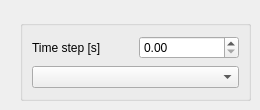
      <widget class="QWidget" name="Sim">
       <attribute name="title">
        <string>Simulation</string>
       </attribute>
       <widget class="QGroupBox" name="groupBox_15">
        <property name="geometry">
         <rect>
          <x>20</x>
          <y>20</y>
          <width>231</width>
          <height>81</height>
         </rect>
        </property>
        <property name="title">
         <string/>
        </property>
        <layout class="QVBoxLayout" name="verticalLayout_2">
         <item>
          <layout class="QHBoxLayout" name="horizontalLayout_53">
           <item>
            <widget class="QLabel" name="label_55">
             <property name="text">
              <string>Time step [s]</string>
             </property>
            </widget>
           </item>
           <item>
            <widget class="QDoubleSpinBox" name="TIME_STEP">
             <property name="wrapping">
              <bool>false</bool>
             </property>
             <property name="specialValueText">
              <string/>
             </property>
             <property name="suffix">
              <string/>
             </property>
             <property name="maximum">
              <double>9999.000000000000000</double>
             </property>
             <property name="singleStep">
              <double>0.500000000000000</double>
             </property>
             <property name="stepType">
              <enum>QAbstractSpinBox::DefaultStepType</enum>
             </property>
            </widget>
           </item>
          </layout>
         </item>
         <item>
          <widget class="QComboBox" name="comboBox">
           <property name="editable">
            <bool>false</bool>
           </property>
           <property name="currentText">
            <string>Select solver method</string>
           </property>
           <property name="placeholderText">
            <string>Select solver method</string>
           </property>
           <item>
            <property name="text">
             <string>Minimize operation time</string>
            </property>
           </item>
           <item>
            <property name="text">
             <string>Minimize energy consumption</string>
            </property>
           </item>
           <item>
            <property name="text">
             <string>Fixed travel time</string>
            </property>
           </item>
          </widget>
         </item>
        </layout>
       </widget>
      </widget>
